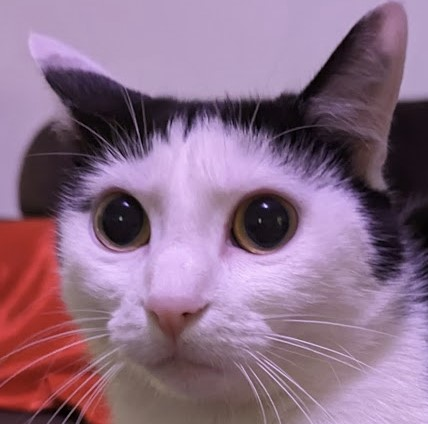
#> input picture catdoor-backend/cat_pictures/2.jpg, 428 x 424 px, given in place of reference_cat.jpg, which was not available
$ python ssimscript.py
#> lines starting #> are read from the running program, lines starting #| are printed output that depends on the picture; after the words box and inside, x2 and y2 are one past the last pixel; in counts of white or black regions, pixels touching at a corner belong together; pictures that were not available may be replaced by others from this repository, and a replacement may not be noted
import cv2
import time
import numpy as np
from skimage.metrics import structural_similarity as ssim

# Load the reference cat image (have it as in the same directory as this script)
pic_of_cat = cv2.imread("reference_cat.jpg", cv2.IMREAD_GRAYSCALE)
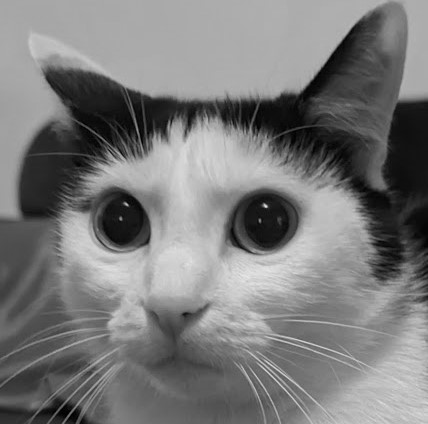
#> pic_of_cat: shape (424, 428); min 0, max 231, mean 122.3

# Initialize the camera
camera = cv2.VideoCapture(0)


while True:
    ret, frame = camera.read()
#> frame is the input picture: shape (424, 428, 3); mean B, G, R 134.8, 110.5, 140.6

    # Convert the frame to grayscale for face detection
    gray = cv2.cvtColor(frame, cv2.COLOR_BGR2GRAY)

    face_cascade = cv2.CascadeClassifier(cv2.data.haarcascades + "haarcascade_frontalcatface.xml")
    faces = face_cascade.detectMultiScale(gray, scaleFactor=1.1, minNeighbors=5, minSize=(30, 30))
#> faces = [[38, 96, 309, 309]]

    for (x, y, w, h) in faces:
        # Extract the detected cat face
        captured_cat_face = gray[y:y + h, x:x + w]

        # Equalize the captured cat face with our picture
        captured_cat_face = cv2.resize(captured_cat_face, pic_of_cat.shape[::-1])
        print("cat face from live:")
        print(captured_cat_face)
        ###
        cv2.imshow('captured face', captured_cat_face)


        print("reference cat:")
        print(pic_of_cat.shape[::-1])
        cv2.imshow('reference face', pic_of_cat)


        # SSIM between the two images
        similarity_index_value = ssim(pic_of_cat, captured_cat_face)

        # Compare the similarity index to the threshold
        if similarity_index_value >= 0.3:
            cv2.putText(frame, "Authenticated", (x, y - 10), cv2.FONT_HERSHEY_SIMPLEX, 0.5, (0, 255, 0), 2)
            print(similarity_index_value)


        else:
            cv2.putText(frame, "InCorrect Cat", (x, y - 10), cv2.FONT_HERSHEY_SIMPLEX, 0.5, (0, 0, 255), 2)
            print(similarity_index_value)

        # Draw a rectangle around the detected cat face
        cv2.rectangle(frame, (x, y), (x + w, y + h), (255, 0, 0), 2)
#> this loop made 1 pass
#> (x, y, w, h, similarity_index_value) on pass 1: (38, 96, 309, 309, 0.307)
#> (printed output is left out)
#> pass 1, `captured_cat_face = gray[y:y + h, x:x + w]`:
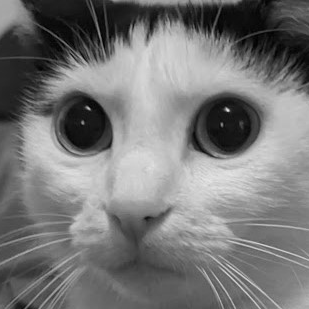
#> captured_cat_face: shape (309, 309); min 1, max 230, mean 119.9
#> after the loop:
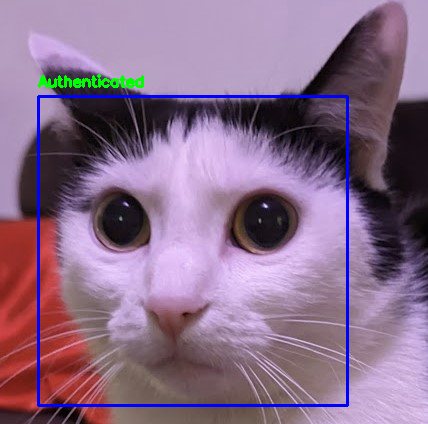
#> frame: shape (424, 428, 3); 2.47% of pixels changed, all inside (x1, y1, x2, y2) = (37, 74, 349, 407)

    # Display the frame for the video
    cv2.imshow("Live video capture", frame)

    if cv2.waitKey(5) & 0xFF == ord("q"):
#> (key q is pressed here)
        break

camera.release()
cv2.destroyAllWindows()
